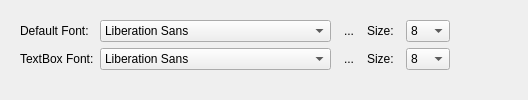
     <widget class="QWidget" name="Customize_tab">
      <attribute name="title">
       <string>Customize</string>
      </attribute>
      <layout class="QGridLayout" name="gridLayout_3">
       <item row="0" column="0">
        <widget class="QWidget" name="widget" native="true">
         <property name="sizePolicy">
          <sizepolicy hsizetype="Preferred" vsizetype="Fixed">
           <horstretch>0</horstretch>
           <verstretch>0</verstretch>
          </sizepolicy>
         </property>
         <layout class="QGridLayout" name="gridLayout_9">
          <item row="0" column="0">
           <widget class="QLabel" name="label_22">
            <property name="text">
             <string>Default Font:</string>
            </property>
           </widget>
          </item>
          <item row="0" column="5" colspan="2">
           <widget class="QLabel" name="label_23">
            <property name="text">
             <string>Size:</string>
            </property>
           </widget>
          </item>
          <item row="0" column="7" colspan="2">
           <widget class="QComboBox" name="defaultFontSize">
            <property name="sizePolicy">
             <sizepolicy hsizetype="Fixed" vsizetype="Fixed">
              <horstretch>0</horstretch>
              <verstretch>0</verstretch>
             </sizepolicy>
            </property>
            <property name="maximumSize">
             <size>
              <width>50</width>
              <height>16777215</height>
             </size>
            </property>
            <item>
             <property name="text">
              <string>8</string>
             </property>
            </item>
            <item>
             <property name="text">
              <string>9</string>
             </property>
            </item>
            <item>
             <property name="text">
              <string>10</string>
             </property>
            </item>
            <item>
             <property name="text">
              <string>11</string>
             </property>
            </item>
            <item>
             <property name="text">
              <string>12</string>
             </property>
            </item>
           </widget>
          </item>
          <item row="0" column="9">
           <spacer name="horizontalSpacer_2">
            <property name="orientation">
             <enum>Qt::Horizontal</enum>
            </property>
            <property name="sizeHint" stdset="0">
             <size>
              <width>58</width>
              <height>19</height>
             </size>
            </property>
           </spacer>
          </item>
          <item row="1" column="0">
           <widget class="QLabel" name="label_38">
            <property name="text">
             <string>TextBox Font:</string>
            </property>
           </widget>
          </item>
          <item row="1" column="1">
           <widget class="mFontComboBox" name="textboxFont">
            <property name="editable">
             <bool>false</bool>
            </property>
            <property name="frame">
             <bool>true</bool>
            </property>
           </widget>
          </item>
          <item row="1" column="2">
           <widget class="QToolButton" name="textboxFontBold">
            <property name="text">
             <string>...</string>
            </property>
            <property name="icon">
             <iconset resource="../res/resources.qrc">
              <normaloff>:/Graphics/bold</normaloff>:/Graphics/bold</iconset>
            </property>
            <property name="checkable">
             <bool>true</bool>
            </property>
            <property name="autoRaise">
             <bool>true</bool>
            </property>
           </widget>
          </item>
          <item row="0" column="1">
           <widget class="mFontComboBox" name="defaultFont">
            <property name="editable">
             <bool>false</bool>
            </property>
            <property name="currentFont">
             <font>
              <family>Tahoma</family>
              <pointsize>10</pointsize>
             </font>
            </property>
           </widget>
          </item>
          <item row="0" column="2">
           <widget class="QToolButton" name="defaultFontBold">
            <property name="toolTip">
             <string>&lt;html&gt;&lt;head/&gt;&lt;body&gt;&lt;p&gt;Bold&lt;/p&gt;&lt;/body&gt;&lt;/html&gt;</string>
            </property>
            <property name="text">
             <string>...</string>
            </property>
            <property name="icon">
             <iconset resource="../res/resources.qrc">
              <normaloff>:/Graphics/bold</normaloff>:/Graphics/bold</iconset>
            </property>
            <property name="checkable">
             <bool>true</bool>
            </property>
            <property name="autoRaise">
             <bool>true</bool>
            </property>
           </widget>
          </item>
          <item row="1" column="5">
           <widget class="QLabel" name="label_39">
            <property name="text">
             <string>Size:</string>
            </property>
           </widget>
          </item>
          <item row="1" column="9">
           <spacer name="horizontalSpacer_45">
            <property name="orientation">
             <enum>Qt::Horizontal</enum>
            </property>
            <property name="sizeHint" stdset="0">
             <size>
              <width>18</width>
              <height>19</height>
             </size>
            </property>
           </spacer>
          </item>
          <item row="1" column="7" colspan="2">
           <widget class="QComboBox" name="textboxFontSize">
            <property name="sizePolicy">
             <sizepolicy hsizetype="Fixed" vsizetype="Fixed">
              <horstretch>0</horstretch>
              <verstretch>0</verstretch>
             </sizepolicy>
            </property>
            <property name="maximumSize">
             <size>
              <width>50</width>
              <height>16777215</height>
             </size>
            </property>
            <item>
             <property name="text">
              <string>8</string>
             </property>
            </item>
            <item>
             <property name="text">
              <string>9</string>
             </property>
            </item>
            <item>
             <property name="text">
              <string>10</string>
             </property>
            </item>
            <item>
             <property name="text">
              <string>11</string>
             </property>
            </item>
            <item>
             <property name="text">
              <string>12</string>
             </property>
            </item>
            <item>
             <property name="text">
              <string>13</string>
             </property>
            </item>
            <item>
             <property name="text">
              <string>14</string>
             </property>
            </item>
            <item>
             <property name="text">
              <string>16</string>
             </property>
            </item>
            <item>
             <property name="text">
              <string>18</string>
             </property>
            </item>
           </widget>
          </item>
         </layout>
        </widget>
       </item>
       <item row="1" column="0">
        <widget class="StyleWidget" name="stylerWidget" native="true"/>
       </item>
      </layout>
     </widget>
